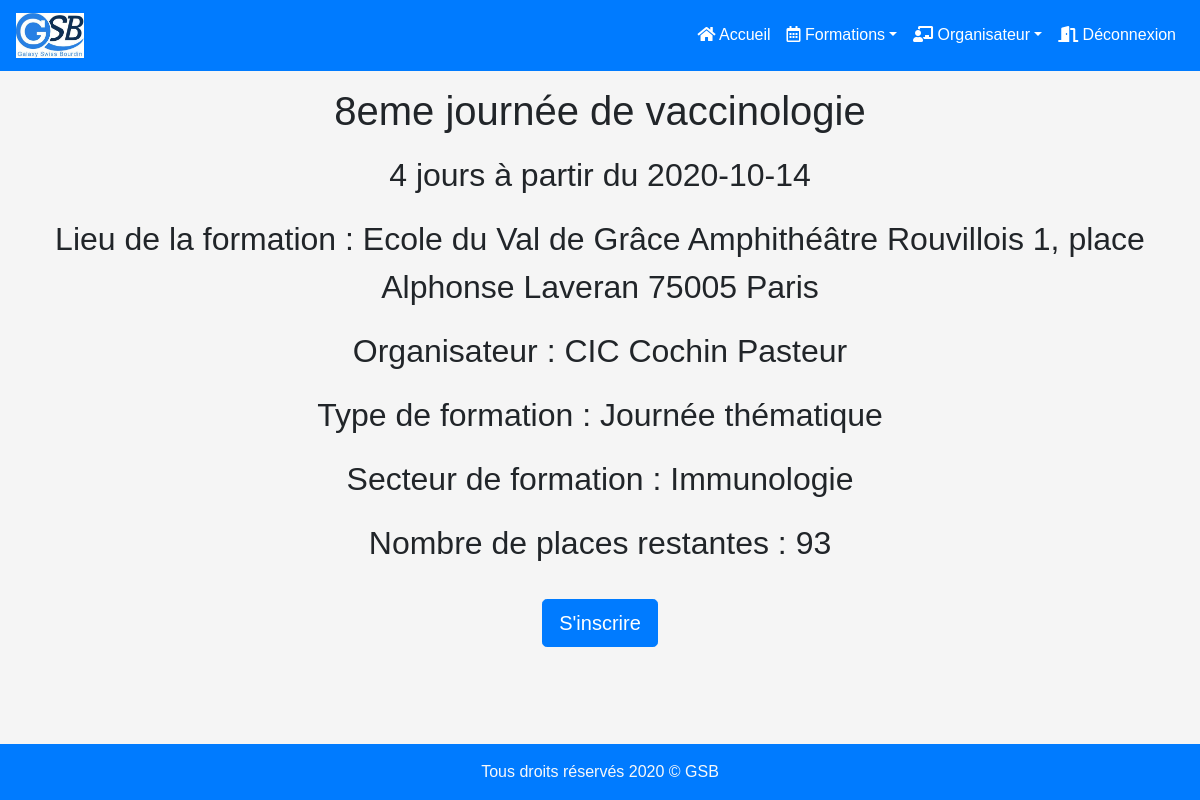
Page /inscriptions/inscription-saisir.php?id=1 (signed in) on the committed database.
### tables this page shows
CREATE TABLE `formation` (
  `id` int(11) NOT NULL,
  `intitule` varchar(200) NOT NULL,
  `date_debut` date NOT NULL,
  `duree` smallint(6) NOT NULL,
  `lieu` varchar(300) DEFAULT NULL,
  `nombre_places` int(11) NOT NULL,
  `id_organisateur` int(11) NOT NULL,
  `id_type_formation` int(11) NOT NULL,
  `id_secteur_formation` int(11) NOT NULL
);

CREATE TABLE `organisateur` (
  `id` int(11) NOT NULL,
  `nom` varchar(200) NOT NULL,
  `adresse` varchar(200) NOT NULL,
  `cp` int(11) NOT NULL,
  `ville` varchar(200) NOT NULL,
  `url_organisateur` varchar(200) DEFAULT NULL,
  `id_categorie` int(11) NOT NULL
);

CREATE TABLE `typeformation` (
  `id` int(11) NOT NULL,
  `libelle` varchar(200) NOT NULL
);

CREATE TABLE `secteurformation` (
  `id` int(50) NOT NULL,
  `libelle` varchar(200) NOT NULL
);

### bdd/getUneFormation.php (called while the page is built, shortened)
<?php
function getUneFormation($id)
{
    $pdo = connectBDD();
    $laFormation = false;
    $sql = "select formation.*, organisateur.nom  as nomOrganisateur, typeformation.libelle as libelleTypeFormation, secteurformation.libelle as secteurFormation
    FROM formation
    JOIN organisateur on organisateur.id = formation.id_organisateur
    JOIN typeformation on typeformation.id = formation.id_type_formation
    JOIN secteurformation on secteurformation.id = formation.id_secteur_formation
    where formation.id =:id";
    try {
        $stmt = $pdo->prepare($sql);
        $stmt->bindParam(':id', $id);
        $stmt->execute();
        $laFormation = $stmt->fetch();
    } catch (PDOException $e) {
        header('Content-Type: text/html; charset=latin-1');
        die("Erreur getUneFormation : " . $e->getMessage() .
            " - Ligne " . $e->getLine());
    }
    return $laFormation;
}

### bdd/getPlaceOccupe.php (called while the page is built, shortened)
<?php
function getPlaceOccupe($id)
{
    $pdo = connectBDD();
    $leNBPlaceOccupe = false;
    $sql='select COUNT(id_formation) as "nbOccupe"
        from inscription
        where  statut = "acceptée" and inscription.id_formation =:id';
    try {
        $stmt = $pdo->prepare($sql);
        $stmt->bindParam(':id', $id);
        $stmt->execute();
        $leNBPlaceOccupe = $stmt->fetch();
    } catch (PDOException $e) {
        header('Content-Type: text/html; charset=latin-1');
        die ("Erreur getPlaceOccupe : " . $e->getMessage(). " - Ligne " . $e->getLine());
    }
    return $leNBPlaceOccupe;
}

### bdd/getNBFoisInscrits.php (called while the page is built, shortened)
<?php
function getNBFoisInscrits($id, $matricule)
{
    $pdo = connectBDD();
    $leNbFoisParticipation = false;
    $sql = 'select COUNT(id_formation) as "nbFoisParticipation"
        from inscription
        where  inscription.matricule_visiteur =:matricule and inscription.id_formation =:id';
    try {
        $stmt = $pdo->prepare($sql);
        $stmt->bindParam(':id', $id);
        $stmt->bindParam(':matricule', $matricule);
        $stmt->execute();
        $leNbFoisParticipation = $stmt->fetch();
    } catch (PDOException $e) {
        header('Content-Type: text/html; charset=latin-1');
        die("Erreur getNBFoisInscrits : " . $e->getMessage() . " - Ligne " . $e->getLine());
    }
    return $leNbFoisParticipation;
}

### inscriptions/inscription-saisir.php (the view, shortened to what this page needs)
<?php
include_once("../bdd/getUneFormation.php");
include_once("../bdd/getPlaceOccupe.php");
include_once("../bdd/getNBFoisInscrits.php");
$id = filter_input(INPUT_GET, 'id', FILTER_VALIDATE_INT);
if (count($_POST) == 0) {
    $LaFormationCible = getUneFormation($id);
}
$intitule = $LaFormationCible->intitule;
$duree = $LaFormationCible->duree;
$dateDebut = $LaFormationCible->date_debut;
$lieu = $LaFormationCible->lieu;
$places = $LaFormationCible->nombre_places;
$organisateur = $LaFormationCible->nomOrganisateur;
$libelleFormation = $LaFormationCible->libelleTypeFormation;
$secteur = $LaFormationCible->secteurFormation;
$nb = getPlaceOccupe($id);
$nbOccupe = $nb->nbOccupe;
$placeRestants = $places - $nbOccupe;
$pdo = connectBDD();
$leLogin = $_SESSION['login'];
$sql = "select matricule
from utilisateur
where login ='$leLogin'";
$stmt = $pdo->query($sql);
$utilisateur = $stmt->fetch();
$idVisiteur = $utilisateur->matricule;
$estInscript = getNBFoisInscrits($id, $idVisiteur);
$nbDeFoisInscrits = $estInscript->nbFoisParticipation;
?>
<!DOCTYPE html>
<html lang="en">
<head>
    <link rel="stylesheet" href="../vendor/bootstrap/css/bootstrap.min.css">
    <link rel="stylesheet" href="../vendor/fontawesome-5.10.2-free/css/all.min.css">
    <link rel="stylesheet" href="../css/styles.css">
</head>
<header id="header-small">
    <?php include_once("../includes/inc-header.php"); ?>
</header>
<body>
    <h1 class="text-center mt-3"><?php print $intitule ?></h1>
    <p id="infosFomrations" class="text-center mt-3"><?php print $duree ?> jours à partir du <?php print $dateDebut ?></p>
    <p id="infosFomrations" class="text-center mt-3">Lieu de la formation : <?php print $lieu ?></p>
    <p id="infosFomrations" class="text-center mt-3">Organisateur : <?php print $organisateur ?></p>
    <p id="infosFomrations" class="text-center mt-3">Type de formation : <?php print $libelleFormation ?></p>
    <p id="infosFomrations" class="text-center mt-3">Secteur de formation : <?php print $secteur ?></p>
    <p id="infosFomrations" class="text-center mt-3">Nombre de places restantes : <?php print $placeRestants ?></p>
    <form id="boutonFormation" class="text-center" action="../includes/inc-valid-inscription-saisir.php" method="post">
        <?php
        if ($nbDeFoisInscrits > 0) {
            echo '        <p id="infosFomrations"class="text-danger text-center mt-3">Vous êtes déjà inscrit à cette formation</p>';
        } else {
            if ($placeRestants > 0) {
                echo "        <button type='submit' class='btn btn-primary btn-lg mt-3'>S'inscrire</button>";
            } else {
                echo '        <p id="infosFomrations"class="text-danger text-center mt-3">Plus de places disponibles</p>';
            }
        }
        ?>
    </form>
</body>
</html>

### css/styles.css (style rules this page uses)
body { font-family: arial !important; background-color: whitesmoke; }
#infosFomrations { font-size:2em; }

### rows in the picture
formation: intitule "8eme journée de vaccinologie", duree "4", date_debut "2020-10-14", lieu "Ecole du Val de Grâce Amphithéâtre Rouvillois 1, place Alphonse Laveran 75005 Paris", id_organisateur.nom "CIC Cochin Pasteur", id_type_formation.libelle "Journée thématique", id_secteur_formation.libelle "Immunologie"

### other values in the picture
$placeRestants "93"
